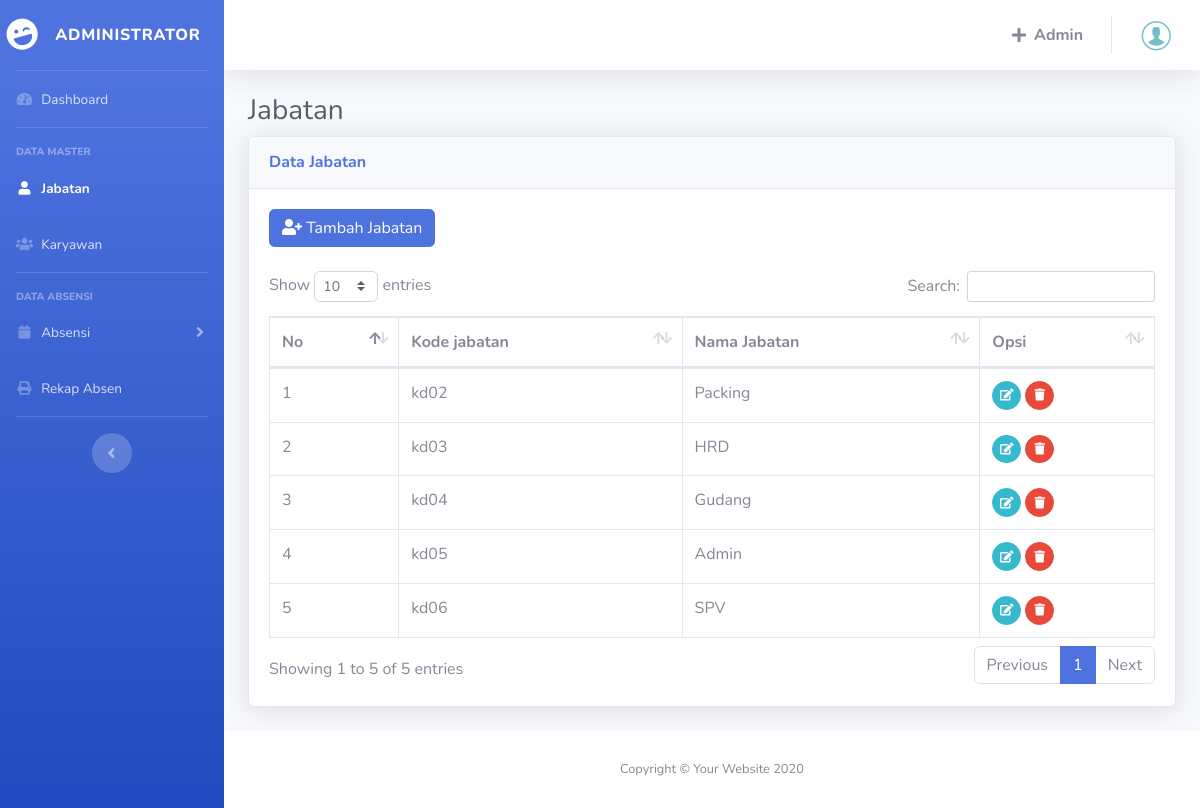
The app's page /jabatan/index.php (signed in) with its own data.
### tables this page shows
CREATE TABLE `jabatan` (
  `kd_jabatan` varchar(100) NOT NULL,
  `nama_jabatan` varchar(50) NOT NULL
);

### jabatan/index.php (the view, shortened to what this page needs)
<?php
include '../layout/header.php';
?>
<div class="container-fluid">
    <h1 class="h3 mb-2 text-gray-800">Jabatan</h1>
    <div class="card shadow mb-4">
        <div class="card-header py-3">
            <h6 class="m-0 font-weight-bold text-primary">Data Jabatan</h6>
        </div>
        <div class="card-body">
            <a class="btn btn-primary" href="tambah.php"><i class="fa fa-user-plus" aria-hidden="true"></i> Tambah Jabatan</a>
            <br><br>
            <div class="table-responsive">
                <table class="table table-bordered" id="dataTable" width="100%" cellspacing="0">
                    <thead>
                        <tr>
                            <th>No</th>
                            <th>Kode jabatan</th>
                            <th>Nama Jabatan</th>
                            <th>Opsi</th>
                        </tr>
                    </thead>
                    <tbody>
                        <?php
                        include '../config/koneksi.php';
                        $no = 1;
                        $data = mysqli_query($koneski, "SELECT * FROM jabatan");
                        while ($value =  mysqli_fetch_array($data)) {
                        ?>
                            <tr>
                                <td><?php echo $no++; ?></td>
                                <td><?php echo $value['kd_jabatan']; ?></td>
                                <td><?php echo $value['nama_jabatan']; ?></td>
                                <td>
                                    <a href="edit.php?id=<?= $value['kd_jabatan']; ?>" class="btn btn-info btn-circle btn-sm">
                                        <i class="fa fa-edit"></i>
                                    </a>
                                    <a href="delete.php?id=<?= $value['kd_jabatan']; ?>" class="btn btn-danger btn-circle btn-sm" onclick="return confirm('Yakin ingin menghapus ?')">
                                        <i class=" fas fa-trash"></i>
                                    </a>
                                </td>
                            </tr>
                        <?php } ?>
                    </tbody>
                </table>
            </div>
        </div>
    </div>
</div>
<?php include '../layout/footer.php' ?>

### records on screen
jabatan: kd_jabatan "kd02", nama_jabatan "Packing"
jabatan: kd_jabatan "kd03", nama_jabatan "HRD"
jabatan: kd_jabatan "kd04", nama_jabatan "Gudang"
jabatan: kd_jabatan "kd05", nama_jabatan "Admin"
jabatan: kd_jabatan "kd06", nama_jabatan "SPV"
